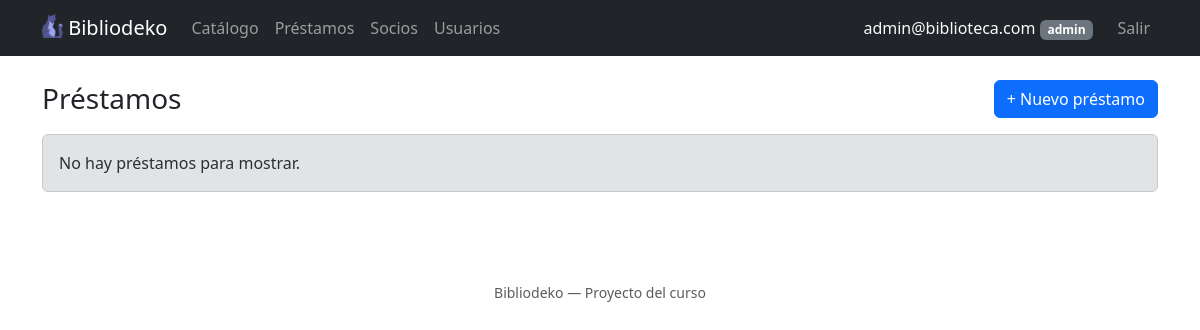
/index.php?accion=listarPrestamos (signed in), run on an earlier commit of the app's database.
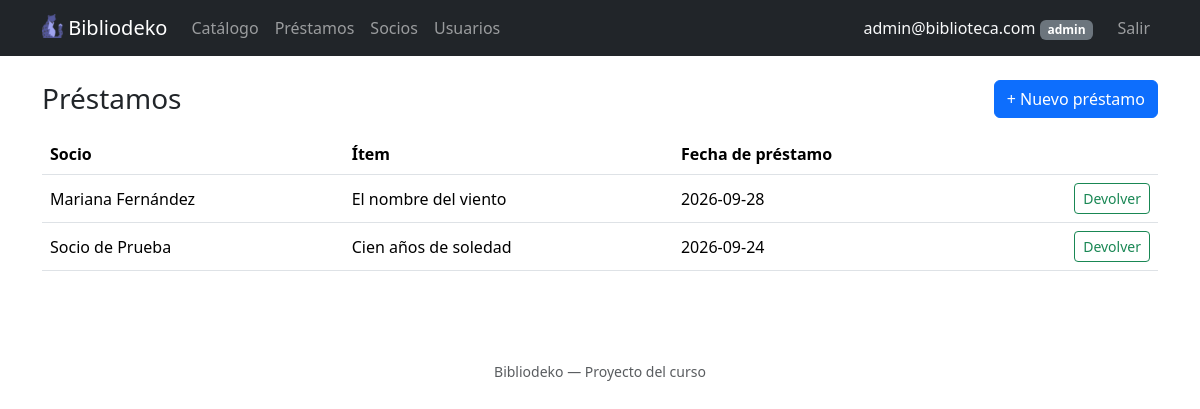
And on a later commit of the database.
### tables this page shows
CREATE TABLE IF NOT EXISTS prestamos (
    id              INT AUTO_INCREMENT PRIMARY KEY,
    socio_id        INT  NOT NULL,
    item_id         INT  NOT NULL,
    fecha_prestamo  DATE NOT NULL,
    FOREIGN KEY (socio_id) REFERENCES socios(id) ON DELETE CASCADE,
    FOREIGN KEY (item_id) REFERENCES items(id) ON DELETE CASCADE
);

CREATE TABLE IF NOT EXISTS socios (
    id          INT AUTO_INCREMENT PRIMARY KEY,
    usuario_id  INT NOT NULL UNIQUE,
    nombre      VARCHAR(100) NOT NULL,
    direccion   VARCHAR(255) NOT NULL,
    telefono    VARCHAR(20)  NOT NULL,
    FOREIGN KEY (usuario_id) REFERENCES usuarios(id) ON DELETE CASCADE
);

CREATE TABLE IF NOT EXISTS items (
    id        INT AUTO_INCREMENT PRIMARY KEY,
    tipo      ENUM('libro', 'juego', 'proyecto') NOT NULL DEFAULT 'libro',
    titulo    VARCHAR(150) NOT NULL,
    autor     VARCHAR(100) NOT NULL,
    categoria VARCHAR(50)  NULL,
    stock     INT UNSIGNED NOT NULL DEFAULT 1,
    imagen    VARCHAR(100) NOT NULL DEFAULT 'default.png'
);

### controllers/PrestamoController.php (called while the page is built, shortened)
<?php
require_once __DIR__ . '/../models/Prestamo.php';
function listarPrestamos() {
    global $pdo;
    if (esAdmin()) {
        $prestamos = Prestamo::listar($pdo);
        $titulo = 'Préstamos';
    } else {
        $socio = Socio::buscarPorUsuarioId($pdo, $_SESSION['usuario']['id']);
        $prestamos = $socio ? Prestamo::listarPorSocio($pdo, $socio->getId()) : [];
        $titulo = 'Mis préstamos';
    }
    require __DIR__ . '/../views/prestamos/listar.php';
}

### helpers.php (called while the page is built, shortened)
<?php
function esAdmin() {
    return isset($_SESSION['usuario']) && $_SESSION['usuario']['rol'] === 'admin';
}

### models/Prestamo.php (called while the page is built, shortened)
<?php
class Prestamo {
    private $fechaPrestamo;
    private $socioNombre;
    private $itemTitulo;
    public function __construct($id, $socioId, $itemId, $fechaPrestamo, $socioNombre, $itemTitulo) {
        $this->fechaPrestamo = $fechaPrestamo;
        $this->socioNombre = $socioNombre;
        $this->itemTitulo = $itemTitulo;
    }
    public function getFechaPrestamo() { return $this->fechaPrestamo; }
    public function getSocioNombre() { return $this->socioNombre; }
    public function getItemTitulo() { return $this->itemTitulo; }
    public static function listar($pdo) {
        $stmt = $pdo->prepare("
            SELECT p.id, p.socio_id, p.item_id, p.fecha_prestamo,
                   s.nombre AS socio_nombre,
                   i.titulo AS item_titulo
            FROM prestamos p
            INNER JOIN socios s ON p.socio_id = s.id
            INNER JOIN items i ON p.item_id = i.id
            ORDER BY p.fecha_prestamo DESC
        ");
        $stmt->execute();
        $filas = $stmt->fetchAll();
        $prestamos = [];
        foreach ($filas as $f) {
            $prestamos[] = new Prestamo($f['id'], $f['socio_id'], $f['item_id'], $f['fecha_prestamo'], $f['socio_nombre'], $f['item_titulo']);
        }
        return $prestamos;
    }
}

### views/prestamos/listar.php (the view, shortened to what this page needs)
<?php require __DIR__ . '/../header.php'; ?>
<div class="d-flex justify-content-between align-items-center mb-3">
  <h1 class="h3 mb-0"><?= htmlspecialchars($titulo) ?></h1>
  <?php if (esAdmin()): ?>
    <a href="index.php?accion=formCrearPrestamo" class="btn btn-primary">+ Nuevo préstamo</a>
  <?php endif; ?>
</div>
<?php if (empty($prestamos)): ?>
  <div class="alert alert-secondary">No hay préstamos para mostrar.</div>
<?php else: ?>
  <table class="table align-middle">
    <thead>
      <tr>
        <?php if (esAdmin()): ?><th>Socio</th><?php endif; ?>
        <th>Ítem</th>
        <th>Fecha de préstamo</th>
        <?php if (esAdmin()): ?><th></th><?php endif; ?>
      </tr>
    </thead>
    <tbody>
      <?php foreach ($prestamos as $p): ?>
        <tr>
          <?php if (esAdmin()): ?><td><?= htmlspecialchars($p->getSocioNombre()) ?></td><?php endif; ?>
          <td><?= htmlspecialchars($p->getItemTitulo()) ?></td>
          <td><?= htmlspecialchars($p->getFechaPrestamo()) ?></td>
          <?php if (esAdmin()): ?>
            <td class="text-end">
              <form method="POST" action="index.php?accion=eliminarPrestamo" class="d-inline"
                onsubmit="return confirm('¿Registrar la devolución de «<?= htmlspecialchars(addslashes($p->getItemTitulo())) ?>»?');">
                <button type="submit" class="btn btn-sm btn-outline-success">Devolver</button>
              </form>
            </td>
          <?php endif; ?>
        </tr>
      <?php endforeach; ?>
    </tbody>
  </table>
<?php endif; ?>
<?php require __DIR__ . '/../footer.php'; ?>

What changed in the data, as far as the page shows it:
now on this page (row edited): prestamos: socio.nombre "Mariana Fernández", item.titulo "El nombre del viento", fecha_prestamo "2026-09-28"
now on this page (row edited): prestamos: socio.nombre "Socio de Prueba", item.titulo "Cien años de soledad", fecha_prestamo "2026-09-24"
Also different on the page:
text no longer shown: "No hay préstamos para mostrar."
text now shown: "Socio Ítem Fecha de préstamo"
